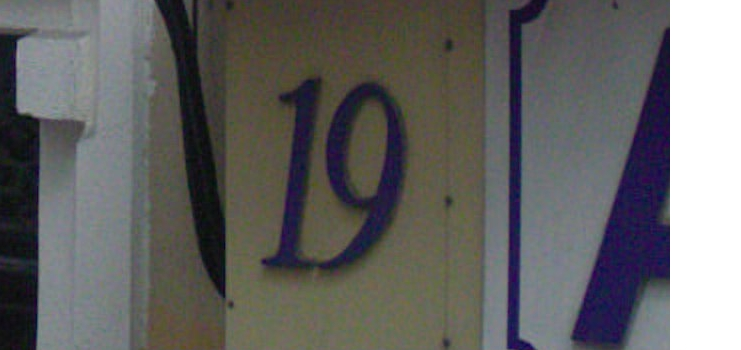
#> input picture test/images/1.png, 741 x 350 px
$ python ROI_2.py   (older library calls are emulated)
#> lines starting #> are read from the running program, lines starting #| are printed output that depends on the picture; after the words box and inside, x2 and y2 are one past the last pixel; in counts of white or black regions, pixels touching at a corner belong together
__author__ = 'ahmaddorri'

import cv2
import numpy as np

img = cv2.imread('images/1.png',0)
#> img: shape (350, 741); min 7, max 255, mean 100.3

ret,thresh1 = cv2.threshold(img,127,255,cv2.THRESH_BINARY)
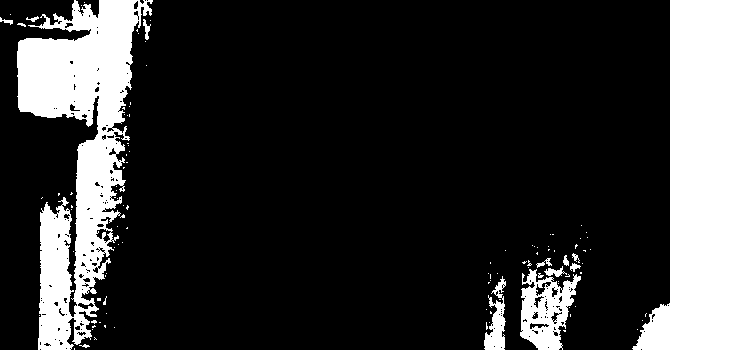
#> thresh1: shape (350, 741); 20% white; 110 white regions (96 under 20 px), largest, box (x1, y1, x2, y2) and area: (632, 0, 741, 350) 25986, (17, 0, 153, 350) 21461, (520, 269, 581, 350) 2712
kernel = np.ones((5,5),np.uint8)
erosion = cv2.erode(thresh1,kernel,iterations = 1)
#> erosion: shape (350, 741); 15.5% white; 43 white regions (29 under 20 px), largest, box (x1, y1, x2, y2) and area: (639, 0, 741, 350) 25125, (19, 0, 136, 126) 8669, (77, 136, 115, 273) 2609
#Removing noise from image
blur = cv2.blur(img,(5,5))
#finding edges using edge detection
edges = cv2.Canny(blur, 100 ,200)
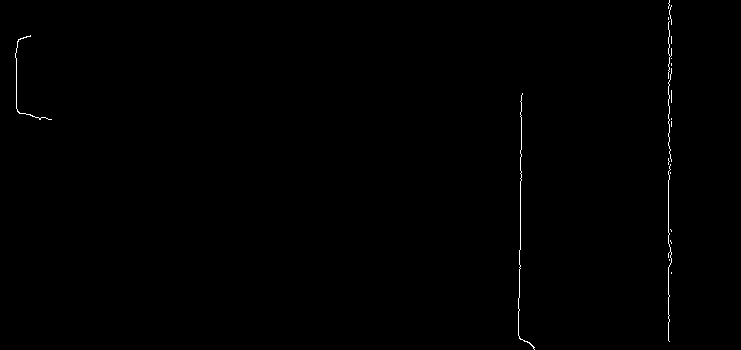
#> edges: shape (350, 741); 0.32% white in thin lines or dots, all inside (x1, y1, x2, y2) = (15, 0, 672, 350)


laplacian = cv2.Laplacian(edges, cv2.CV_8UC1)
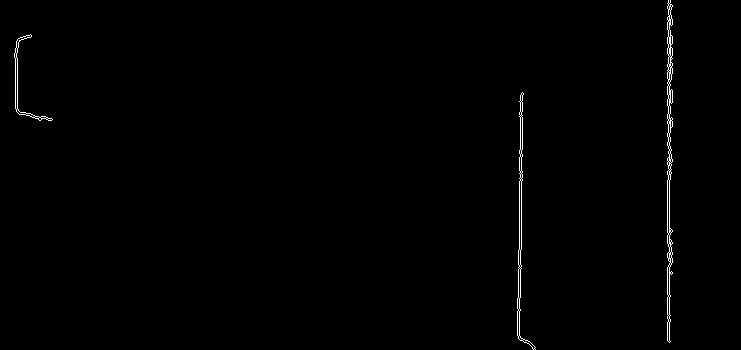
#> laplacian: shape (350, 741); 0.62% white in thin lines or dots, all inside (x1, y1, x2, y2) = (14, 0, 673, 350)
sobely = cv2.Sobel(laplacian,cv2.CV_8UC1, 0, 1, ksize=5)
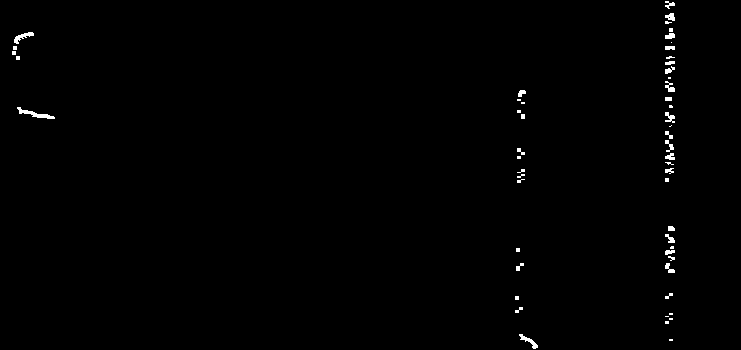
#> sobely: shape (350, 741); 0.6% white; 54 white regions (28 under 20 px), largest, box (x1, y1, x2, y2) and area: (17, 107, 55, 119) 149, (14, 32, 34, 44) 96, (519, 334, 538, 349) 90

# Do a dilation and erosion to accentuate the triangle shape
dilated = cv2.dilate(sobely,kernel,iterations = 1)
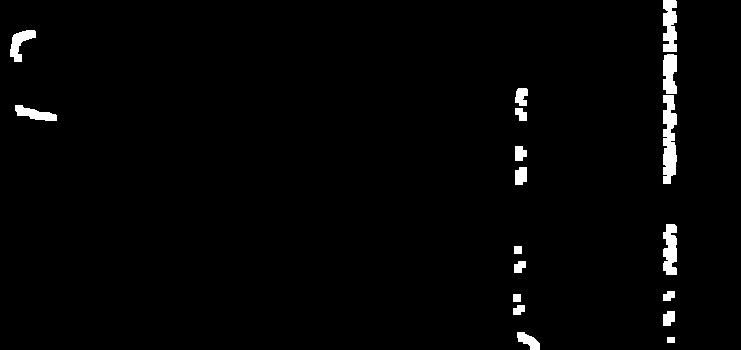
#> dilated: shape (350, 741); 1.9% white; 18 white regions, largest, box (x1, y1, x2, y2) and area: (663, 95, 677, 184) 973, (663, 0, 677, 52) 613, (663, 224, 677, 275) 582
erosion = cv2.erode(dilated,kernel,iterations = 1)
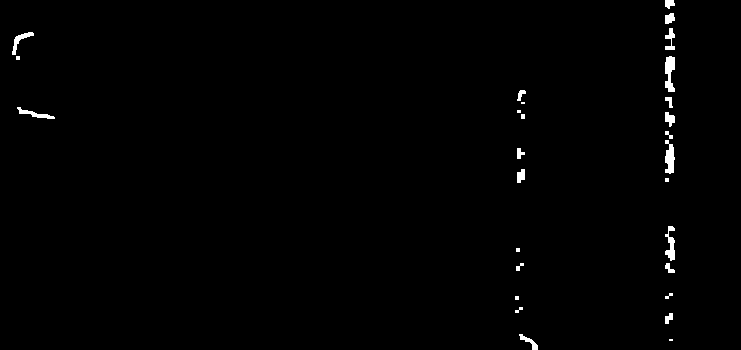
#> erosion: shape (350, 741); 0.79% white; 28 white regions (7 under 20 px)

im2, contours, hierarchy =  cv2.findContours(erosion,cv2.RETR_TREE,cv2.CHAIN_APPROX_SIMPLE)
#> contours = 28 contours, 12 with area under 20; largest, box (x1, y1, x2, y2) and area: (665, 56, 675, 92) 210, (665, 140, 675, 174) 188, (665, 226, 675, 261) 147, (12, 32, 34, 55) 112, (17, 107, 55, 119) 110

#keep 10 largest contours
cnts = sorted(contours, key = cv2.contourArea, reverse = True)[:10]
#> cnts = 10 contours; largest, box (x1, y1, x2, y2) and area: (665, 56, 675, 92) 210, (665, 140, 675, 174) 188, (665, 226, 675, 261) 147, (12, 32, 34, 55) 112, (17, 107, 55, 119) 110
screenCnt = None

for c in cnts:
    # approximate the contour
    peri = cv2.arcLength(c, True)
    approx = cv2.approxPolyDP(c, 0.05 * peri, True)
    # if our approximated contour has three points, then
    # it must be the road markings
    (x, y, w, h) = cv2.boundingRect(c)
    print((x, y, w, h))
    cv2.rectangle(img,(x,y),(x+w,y+h),(0,255,0),2)
    if len(approx) == 3:
        screenCnt = approx
        break
#> this loop made 5 passes
#> (peri, x, y, w, h, screenCnt) on pass 5: (87.21, 17, 107, 38, 12, [[17, 107], [19, 113], [54, 118]])
#> (peri, approx, x, y, w, h) on passes 1, 2, 4: (95.56, [[669, 56], [665, 87], [674, 91], [674, 57]], 665, 56, 10, 36), (90.97, [[665, 140], [665, 172], [670, 173], [673, 147]], 665, 140, 10, 34), (76.04, [[32, 32], [15, 37], [12, 54], [18, 41]], 12, 32, 22, 23)
#| (665, 56, 10, 36)
#| (665, 140, 10, 34)
#| (665, 226, 10, 35)
#| (12, 32, 22, 23)
#| (17, 107, 38, 12)
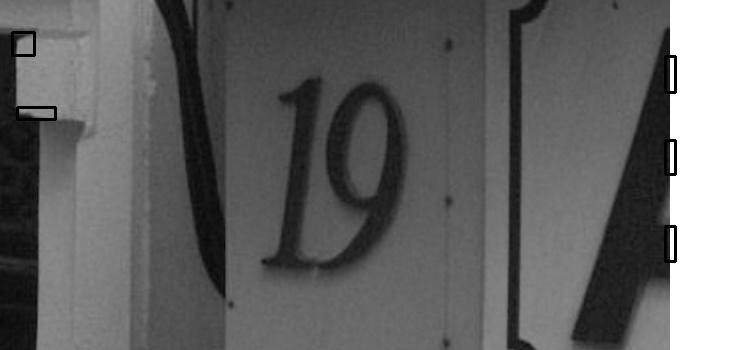
#> img: shape (350, 741); min 0, max 255, mean 99.7
# cv2.drawContours(img, [screenCnt], -1, (0, 255, 0), 3)
cv2.imshow("Road markings", img)
cv2.waitKey(0)

$ run again, with test/images/00.png copied over test/images/1.png
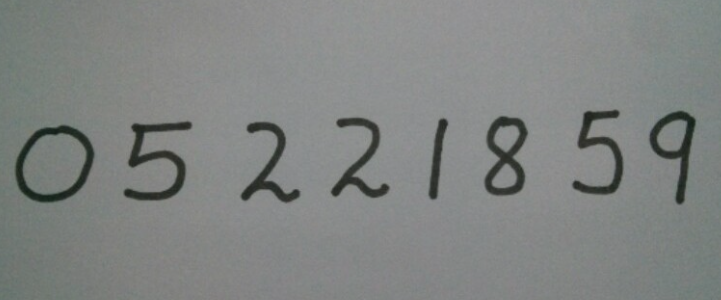
#> input picture test/images/00.png, 721 x 300 px
#> `ret,thresh1 = cv2.threshold(img,127,255,cv2.THRESH_BINARY)`:
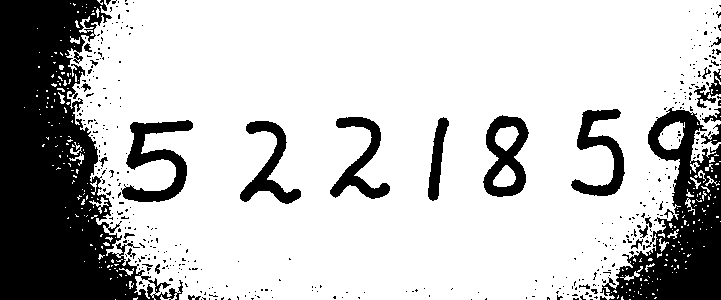
#> thresh1: shape (300, 721); 75.7% white; 423 black regions (396 under 20 px), largest, box (x1, y1, x2, y2) and area: (0, 0, 183, 300) 29170, (600, 107, 721, 300) 10450, (121, 120, 193, 202) 2399
#> edges: shape (300, 721); 1.4% white in thin lines or dots, all inside (x1, y1, x2, y2) = (15, 110, 696, 204)
#> laplacian: shape (300, 721); 2.3% white in thin lines or dots, all inside (x1, y1, x2, y2) = (14, 109, 697, 205)
#> sobely: shape (300, 721); 4.4% white; 72 white regions (32 under 20 px), largest, box (x1, y1, x2, y2) and area: (328, 139, 392, 197) 817, (238, 143, 303, 202) 803, (483, 113, 531, 174) 768
#> dilated: shape (300, 721); 10.6% white; 11 white regions, largest, box (x1, y1, x2, y2) and area: (10, 120, 100, 204) 3634, (119, 116, 197, 202) 3628, (479, 111, 533, 197) 3227
#> contours = 29 contours; largest, box (x1, y1, x2, y2) and area: (481, 113, 531, 195) 2412, (12, 122, 98, 202) 2240, (121, 118, 195, 200) 2186, (646, 108, 699, 164) 1904, (569, 107, 627, 194) 1832
#> cnts = 10 contours; largest, box (x1, y1, x2, y2) and area: (481, 113, 531, 195) 2412, (12, 122, 98, 202) 2240, (121, 118, 195, 200) 2186, (646, 108, 699, 164) 1904, (569, 107, 627, 194) 1832
#> the loop `for c in cnts:` made 10 passes
#> (peri, x, y, w, h) on passes 1, 2, 3, 5, 6, 7, 8, 9: (352.9, 481, 113, 50, 82), (496.2, 12, 122, 86, 80), (532.5, 121, 118, 74, 82), (421.4, 569, 107, 58, 87), (383.9, 328, 114, 64, 83), (362.6, 238, 119, 65, 83), (95.94, 658, 119, 28, 29), (129.1, 429, 116, 22, 43)
#> (printed output is left out)
#> after the loop `for c in cnts:`:
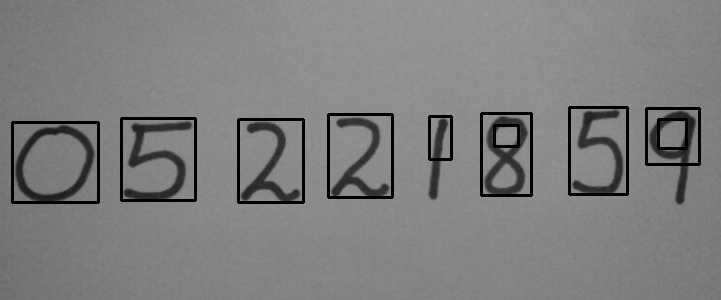
#> img: shape (300, 721); min 0, max 152, mean 125.7

$ run again, with test/images/2.png copied over test/images/1.png
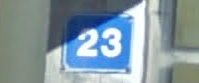
#> input picture test/images/2.png, 199 x 83 px
#> thresh1: shape (83, 199); 70.8% white; 30 black regions (24 under 20 px), largest, box (x1, y1, x2, y2) and area: (35, 0, 142, 83) 2851, (163, 0, 199, 51) 867, (165, 66, 199, 83) 335, (109, 24, 130, 68) 332, (0, 0, 10, 83) 311, (158, 0, 162, 16) 35
#> edges: shape (83, 199); 4% white in thin lines or dots, all inside (x1, y1, x2, y2) = (44, 0, 147, 83)
#> laplacian: shape (83, 199); 6.6% white in thin lines or dots, all inside (x1, y1, x2, y2) = (43, 0, 148, 83)
#> sobely: shape (83, 199); 9.7% white; 15 white regions (9 under 20 px), largest, box (x1, y1, x2, y2) and area: (42, 1, 140, 61) 1020, (63, 55, 130, 74) 243, (103, 42, 125, 57) 98, (123, 12, 136, 19) 52, (140, 5, 148, 16) 41, (139, 55, 143, 61) 24
#> dilated: shape (83, 199); 24.2% white; 5 white regions, box (x1, y1, x2, y2) and area: (40, 0, 150, 63) 2973, (61, 53, 144, 76) 774, (39, 71, 51, 82) 108, (137, 53, 145, 63) 80, (138, 40, 146, 48) 64
#> contours = 11 contours, 6 with area under 20; largest, box (x1, y1, x2, y2) and area: (42, 0, 148, 61) 1842, (63, 55, 134, 74) 219, (79, 43, 90, 54) 86, (96, 34, 105, 43) 60, (109, 47, 116, 54) 34
#> cnts = 10 contours, 5 with area under 20; largest, box (x1, y1, x2, y2) and area: (42, 0, 148, 61) 1842, (63, 55, 134, 74) 219, (79, 43, 90, 54) 86, (96, 34, 105, 43) 60, (109, 47, 116, 54) 34
#> the loop `for c in cnts:` made 2 passes
#> (peri, x, y, w, h, screenCnt) on pass 2: (179.5, 63, 55, 71, 19, [[63, 55], [70, 67], [133, 68]])
#> (printed output is left out)
#> after the loop `for c in cnts:`:
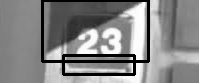
#> img: shape (83, 199); min 0, max 254, mean 133.4
